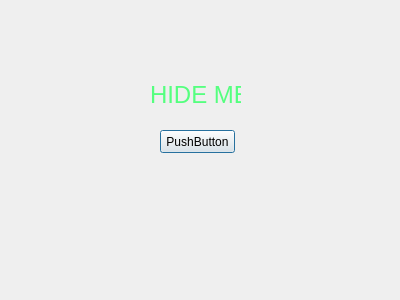
<?xml version="1.0" encoding="UTF-8"?>
<ui version="4.0">
 <class>Dialog</class>
 <widget class="QDialog" name="Dialog">
  <property name="geometry">
   <rect>
    <x>0</x>
    <y>0</y>
    <width>400</width>
    <height>300</height>
   </rect>
  </property>
  <property name="windowTitle">
   <string>Dialog</string>
  </property>
  <widget class="QPushButton" name="pushButton">
   <property name="geometry">
    <rect>
     <x>160</x>
     <y>130</y>
     <width>75</width>
     <height>23</height>
    </rect>
   </property>
   <property name="text">
    <string>PushButton</string>
   </property>
  </widget>
  <widget class="QLabel" name="label">
   <property name="geometry">
    <rect>
     <x>150</x>
     <y>70</y>
     <width>91</width>
     <height>51</height>
    </rect>
   </property>
   <property name="text">
    <string>&lt;html&gt;&lt;head/&gt;&lt;body&gt;&lt;p align=&quot;center&quot;&gt;&lt;span style=&quot; font-size:18pt; color:#55ff7f;&quot;&gt;HIDE ME&lt;/span&gt;&lt;/p&gt;&lt;/body&gt;&lt;/html&gt;</string>
   </property>
  </widget>
 </widget>
 <resources/>
 <connections>
  <connection>
   <sender>pushButton</sender>
   <signal>clicked()</signal>
   <receiver>label</receiver>
   <slot>clear()</slot>
   <hints>
    <hint type="sourcelabel">
     <x>196</x>
     <y>138</y>
    </hint>
    <hint type="destinationlabel">
     <x>196</x>
     <y>104</y>
    </hint>
   </hints>
  </connection>
 </connections>
</ui>
